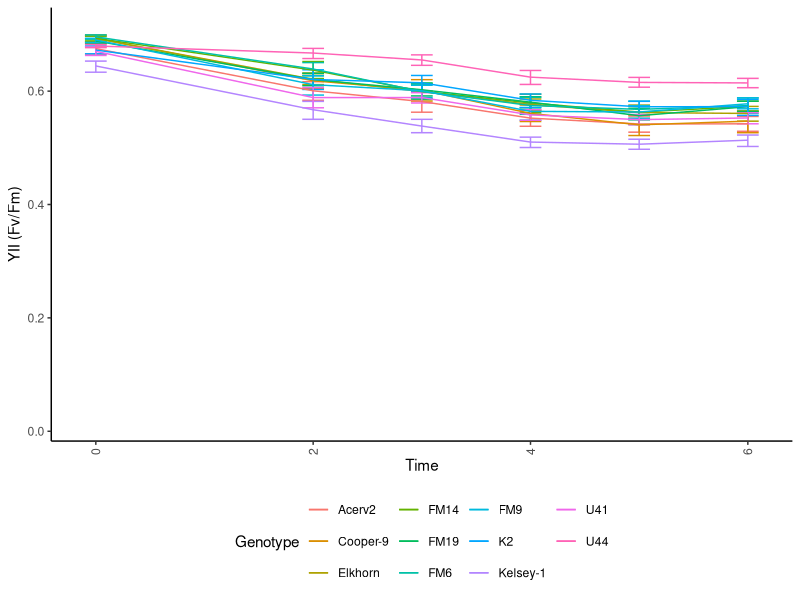
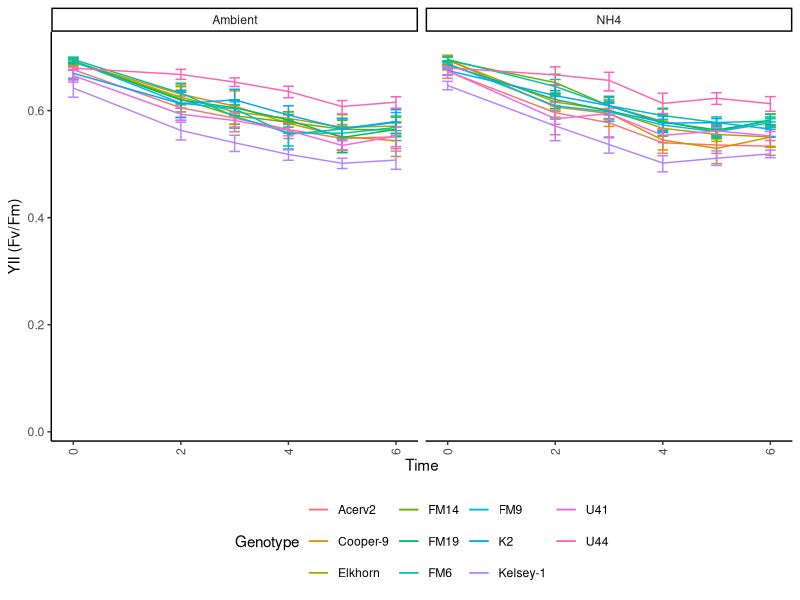
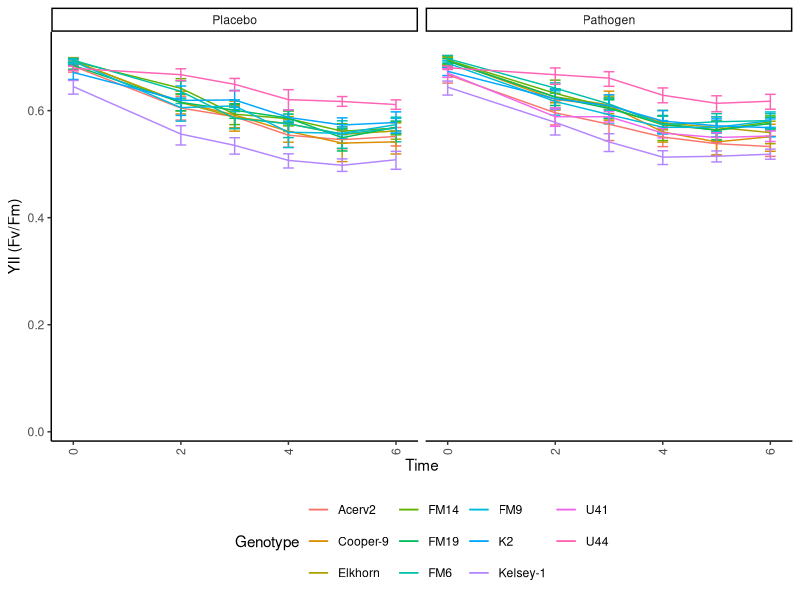
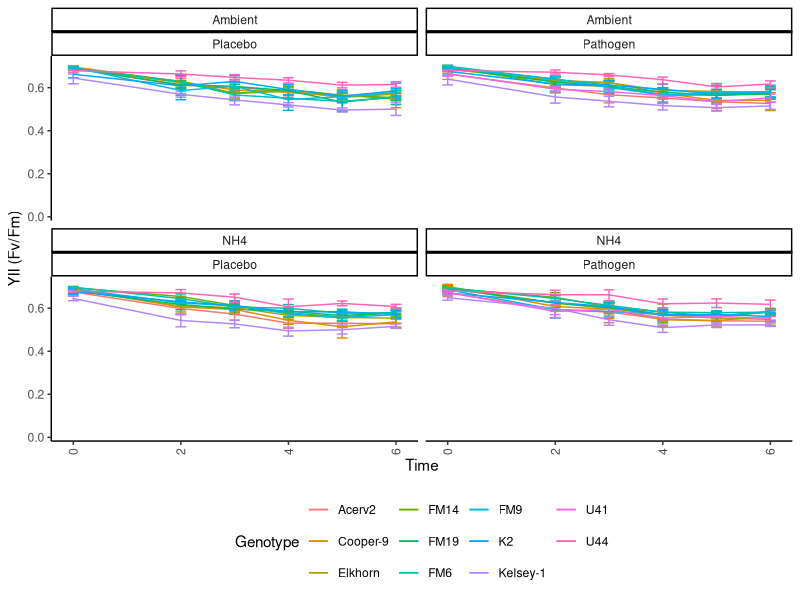
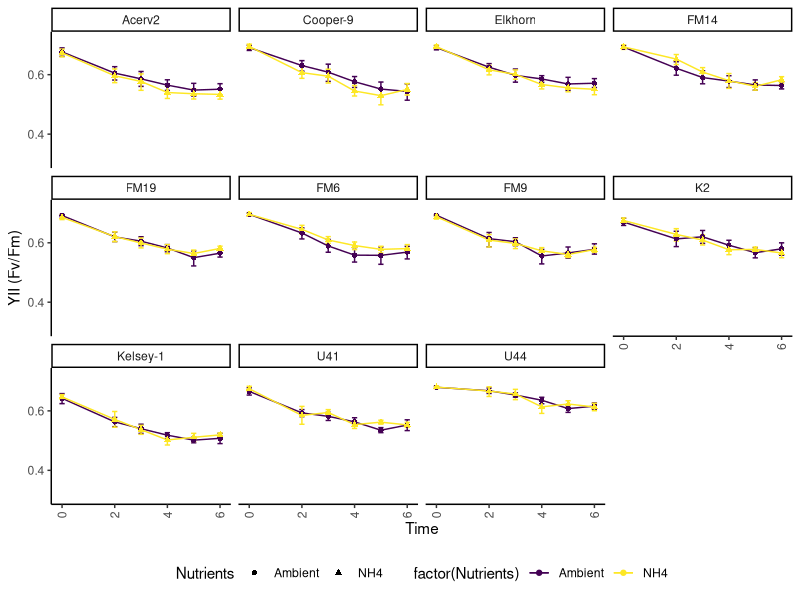
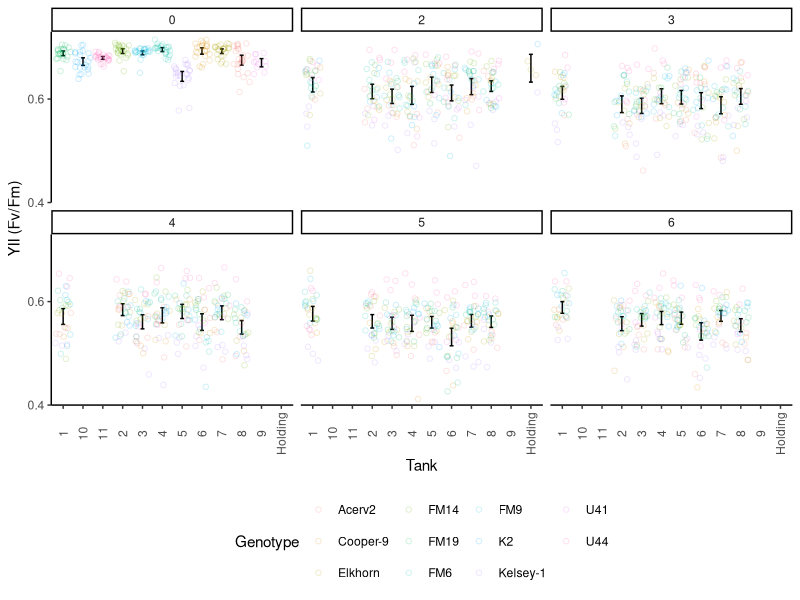
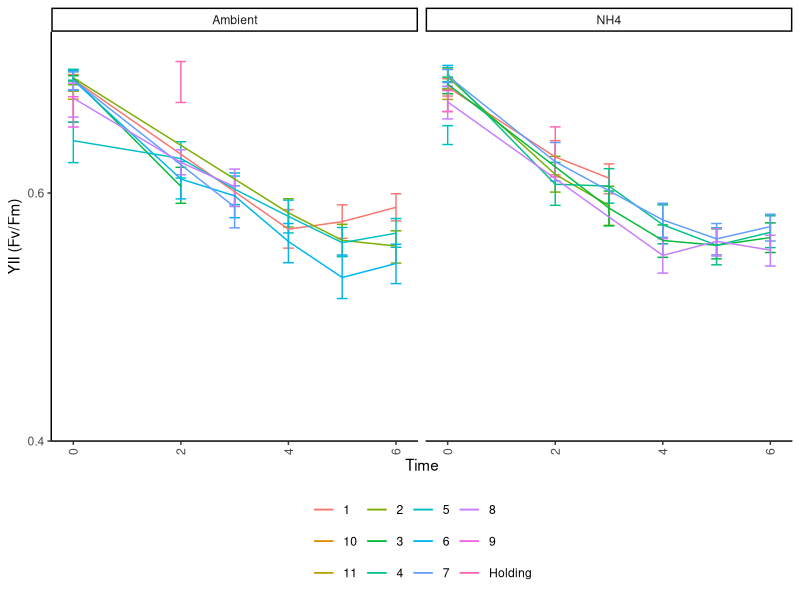
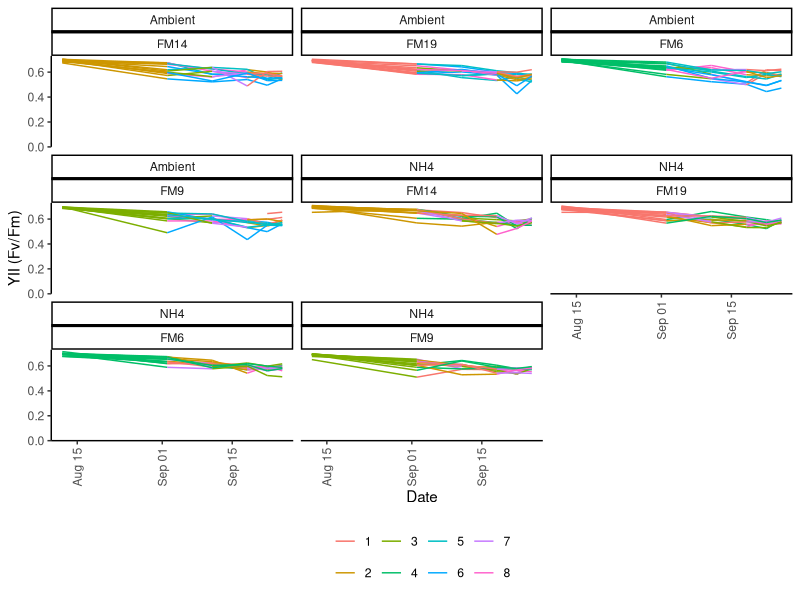

Generate these figures, in order, with R: (Note: this script raises an error after producing the figures.)
## ---- chunk 1
knitr::opts_chunk$set(echo = TRUE, warning=FALSE, message=FALSE, fig.width=7, fig.height=7 )
## ---- chunk 2

# Get all libraries and sources required to run the script

library(dplyr)
library(plyr)
library(reshape2)
library(ggplot2)
library(ggthemes)

theme_set (theme_classic() + theme(panel.grid.major = element_blank(),
                              panel.grid.minor = element_blank(), 
                              axis.line = element_line(colour = "black"),
                              legend.position="none",
                              axis.text.x = element_text(angle = 90, vjust = 0.5),
                              plot.title = element_text(size=12, face="bold"),
                              #panel.border = element_rect(colour = "black", fill=NA, size=1)
                              panel.border = element_blank()
                              ))
## ---- chunk 3

# 1. Import data: 

  # Long format Ssid YII
    YII.Tall<-read.csv("Data/YII_tall.csv")

  # Wide format 
    # YII.wide<- YII.Tall<-readRDS("Data/YII.Wide.rds")
    # YII.Wide<-read.csv("Data/YII_Wide.csv")
  
  #summary(YII.Tall)


# 2. Data clean-up an types: 
  
  # Variable types 
    #YII.nutrients$Time <- as.factor(YII.nutrients$Time)
    YII.Tall$Time<-as.numeric(YII.Tall$Time)
    YII.Tall$Date<-as.Date(YII.Tall$Date, "%Y-%m-%d")
    YII.Tall$Days<-(as.numeric(YII.Tall$Date)-18486)
  
  # Remove-unused data    
    Extras <- YII.Tall[which (YII.Tall$Nutrients=="Extra"), ]
    YII.Tall <- droplevels(YII.Tall[!rownames(YII.Tall) %in%
                                        rownames(Extras), ])
    
    Error <- YII.Tall[which (YII.Tall$YII==0), ]
    YII.Tall <- droplevels(YII.Tall[!rownames(YII.Tall) %in%
                                        rownames(Error), ])
  # Treatments
    YII.Tall$Nutrients<-factor(YII.Tall$Nutrients, 
                             levels= c("Ambient", "NH4"), ordered=TRUE)
    YII.Tall$Disease<-factor(YII.Tall$Disease, 
                             levels= c("Placebo", "Pathogen"), ordered=TRUE)
  # Replicates
    YII.Tall$Tank<-factor(YII.Tall$Tank, ordered=FALSE)
    YII.Tall$Genotype<-factor(YII.Tall$Genotype, ordered=FALSE)
  
  summary(YII.Tall)

# Subset data  
YII.CRF<-YII.Tall[which(YII.Tall$Genotype=='K2'|
                      YII.Tall$Genotype=='U41'|
                      YII.Tall$Genotype=='U44'), ]

YII.UM<-YII.Tall[which(YII.Tall$Genotype=='Acerv2'|
                      YII.Tall$Genotype=='Cooper-9'|
                      YII.Tall$Genotype=='Elkhorn'|
                      YII.Tall$Genotype=='Kelsey-1'), ]

YII.FWC<-YII.Tall[which(YII.Tall$Genotype=='FM14'|
                      YII.Tall$Genotype=='FM6'|
                      YII.Tall$Genotype=='FM19'|
                      YII.Tall$Genotype=='FM9'), ]
## ---- chunk 4
# Genotype

YII_Genet<- ggplot(YII.Tall, aes (Time, YII, colour=Genotype)) +
  stat_summary(fun.data = "mean_cl_boot",geom = "errorbar", width = 0.2 )+
  stat_summary(fun.y=mean, geom="line") + 
  #geom_jitter(alpha=0.5, shape=21)+
  theme(legend.position = "bottom")+
  scale_y_continuous(limits = c(0, .73),
                         breaks = seq(0, 0.7,0.2),  
                         expand = c(0.01, 0.01),
                         name=("YII (Fv/Fm)"))
  
YII_Genet

YII_Genet+ facet_wrap(~Nutrients)
YII_Genet+ facet_wrap(~Disease)
YII_Genet+ facet_wrap(Nutrients~Disease)


YII_Genet<- ggplot(YII.Tall, aes (Time, YII, colour=factor(Nutrients), shape=Nutrients)) +
  stat_summary(fun.data = "mean_cl_boot",geom = "errorbar", width = 0.2 )+
  stat_summary(fun.y=mean, geom="line") + 
  stat_summary(fun.y=mean, geom="point") +
  #geom_jitter(alpha=0.2)+
  theme(legend.position = "bottom")+
  scale_y_continuous(limits = c(0.3, .73),
                         breaks = seq(0, 0.7,0.2),  
                         expand = c(0.01, 0.01),
                         name=("YII (Fv/Fm)"))
YII_Genet+ facet_wrap(~Genotype)
## ---- chunk 5
YII_Tank<- ggplot(YII.Tall, aes (Tank, YII)) +
  stat_summary(fun.data = "mean_cl_boot",geom = "errorbar", width = 0.2 )+
  stat_summary(fun.y=mean, geom="line") + 
  scale_y_continuous(limits = c(0.4, .73),
                         breaks = seq(0, 0.7,0.2),  
                         expand = c(0, 0),
                         name=("YII (Fv/Fm)"))+
  geom_jitter(aes(colour=Genotype), alpha=0.2, shape=21)+
  facet_wrap(~Time) +
  theme(legend.position = "bottom")
YII_Tank

YII_Tank2<- ggplot(YII.Tall, aes (Time, YII, colour=(Tank))) + 
      
  stat_summary(fun.data = "mean_cl_boot",geom = "errorbar", width = 0.2 )+
  stat_summary(fun.y=mean, geom="line") + 
     scale_y_continuous(limits = c(0.4, .73),
                         breaks = seq(0, 0.7,0.2),  
                         expand = c(0, 0),
                         name=("YII (Fv/Fm)"))+
    
    theme(legend.position="bottom",
        legend.title = element_blank(), 
        strip.background =element_rect(fill=NA)) 
YII_Tank2+facet_wrap(~Nutrients)

# YII_Tank+ facet_wrap(Time~Nutrients)
# YII_Tank+ facet_wrap(Time~Disease)
## ---- chunk 6
YII_Frag<- ggplot(YII.FWC, aes (Date, YII, group=(Fragment),
                                    colour=factor(Tank))) + 
      geom_line()+
      
     scale_y_continuous(limits = c(0.0, .73),
                         breaks = seq(0, 0.7,0.2),  
                         expand = c(0, 0),
                         name=("YII (Fv/Fm)"))+
    
    theme(legend.position="bottom",
        legend.title = element_blank(), 
        strip.background =element_rect(fill=NA)) 
YII_Frag+facet_wrap(Nutrients~Genotype)


YII_Frag1 <- ggplot(YII.Tall, aes (Date, YII, group=(Fragment),
                                    colour=factor(Genotype))) + 
      geom_line()+
      
     scale_y_continuous(limits = c(0.4, .73),
                         breaks = seq(0, 0.7,0.2),  
                         expand = c(0, 0),
                         name=("YII (Fv/Fm)"))+
    
    theme(legend.position="bottom",
        legend.title = element_blank(), 
        strip.background =element_rect(fill=NA)) 
YII_Frag1+facet_wrap(~Tank)

## ---- chunk 7

YII_Nutrient<- ggplot(YII.UM, aes (Date, YII,
                                    group=(Genotype),
                                    colour=factor(Genotype))) + 
      
  stat_summary(fun.data = "mean_cl_boot",geom = "errorbar", width = 0.5 )+
  stat_summary(fun.y=mean, geom="line") + 
     scale_y_continuous(limits = c(0.0, .73),
                         breaks = seq(0, 0.7,0.2),  
                         expand = c(0, 0),
                         name=("YII (Fv/Fm)"))+
  geom_vline(xintercept = as.Date("2020-09-14"), linetype=3)+
    
    theme(legend.position="bottom",
        legend.title = element_blank(), 
        strip.background =element_rect(fill=NA)) 
YII_Nutrient+facet_wrap(~Nutrients)

YII_Disease<- ggplot(YII.FWC, aes (Time, YII, group=(Genotype),
                                    colour=factor(Genotype))) + 
      
  stat_summary(fun.data = "mean_cl_boot",geom = "errorbar", width = 0.2 )+
  stat_summary(fun.y=mean, geom="line") + 
     scale_y_continuous(limits = c(0.4, .73),
                         breaks = seq(0, 0.7,0.2),  
                         expand = c(0, 0),
                         name=("YII (Fv/Fm)"))+
    
    theme(legend.position="bottom",
        legend.title = element_blank(), 
        strip.background =element_rect(fill=NA)) 
YII_Disease+facet_wrap(~Disease)

## ---- chunk 8
YII_Genotype<- ggplot(YII.Tall, aes (Date, YII, colour=factor(Nutrients))) +
  stat_summary(fun.data = "mean_cl_boot",geom = "errorbar", width = 0.2 )+
  stat_summary(fun.y=mean, geom="line")
YII_Genotype +  facet_grid (~Disease)
YII_Genotype +  facet_wrap(~Genotype)

YII_Genotype<- ggplot(YII.Tall, aes (Time, YII, colour=factor(Nutrients))) +
  stat_summary(fun.data = "mean_cl_boot",geom = "errorbar", width = 0.2 )+
  stat_summary(fun.y=mean, geom="line")
YII_Genotype + facet_grid (Genotype~.)

YII_Genotype<- ggplot(YII.Tall, aes (Time, YII, colour=factor(Fragment))) +
  # stat_summary(fun.data = "mean_cl_boot",geom = "errorbar", width = 0.2 )+
  #stat_summary(fun.y=mean, geom="point", size =3, alpha=0.5) +
  stat_summary(fun.y=mean, geom="line") +   theme_gdocs()
YII_Genotype + ylim(0.2, 0.65) + facet_grid (Genotype~Nutrients) + theme(legend.position="none")
  # xlim(as.Date(c("2017-11-01", "2018-02-30")))

# Nutrients

YII_Treat<- ggplot(YII.Tall, aes (Date, YII, colour=factor(Nutrients))) +   stat_summary(fun.data = "mean_cl_boot",geom = "errorbar", width = 0.2)+
  stat_summary(fun.y=mean, geom="point", size =3, alpha=0.5) +
  stat_summary(fun.y=mean, geom="line") + theme_gdocs()
YII_Treat  + ylim(0.2, 0.7) #+ xlim(as.Date(c("2017-11-01", "2018-01-20"))) +
   #facet_grid (~Replicate)  #+ geom_jitter()

YII_Date <- ggplot(YII.Tall, aes (Nutrients, YII, colour=factor(Nutrients))) +
  stat_summary(fun.data = "mean_cl_boot",geom = "errorbar", width = 0.2)+
  stat_summary(fun.y=mean, geom="point", size =3, alpha=0.5) +
  theme_gdocs() 
YII_Date + facet_grid (Genotype~Date) + theme(legend.position="none")

## ---- chunk 9

# After nutrients 

YII.nutrients<-YII.Tall[which(YII.Tall$Time>4),]

YII_Genotype<- ggplot(YII.nutrients, aes (Date, YII, colour=factor(Genotype))) +
  stat_summary(fun.data = "mean_cl_boot",geom = "errorbar", width = 0.2 )+
  #stat_summary(fun.y=mean, geom="point", size =3, alpha=0.5) +
  stat_summary(fun.y=mean, geom="line") +   theme_gdocs()
YII_Genotype + ylim(0.2, 0.7) + facet_grid (Nutrients~.)

YII_Nut<- ggplot(YII.nutrients, aes (Date, YII, colour=factor(Nutrients))) +
  stat_summary(fun.data = "mean_cl_boot",geom = "errorbar", width = 0.2 )+
  stat_summary(fun.y=mean, geom="point", size =3, alpha=0.5) +
  stat_summary(fun.y=mean, geom="line") +   theme_gdocs()
YII_Nut + ylim(0.2, 0.7) +  facet_wrap (~Genotype) 

YII_Nut<- ggplot(YII.nutrients, aes (Date, YII, colour=factor(Nutrients))) +
  stat_summary(fun.data = "mean_cl_boot",geom = "errorbar", width = 0.2 )+
  stat_summary(fun.y=mean, geom="point", size =3, alpha=0.5) +
  stat_summary(fun.y=mean, geom="line") +   theme_gdocs()
YII_Nut + ylim(0.2, 0.7)


YII_Date_Nut<- ggplot(YII.nutrients, aes (Nutrients, YII, colour=factor(Nutrients))) +
  stat_summary(fun.data = "mean_cl_boot",geom = "errorbar", width = 0.2 )+
  stat_summary(fun.y=mean, geom="point", size =3, alpha=0.5) +
  stat_summary(fun.y=mean, geom="line") +   theme_gdocs()
YII_Date_Nut + ylim(0.2, 0.7) +   facet_grid (~Date) 
  # + xlim(as.Date(c("2017-11-01", "2018-01-20")))


YII_VariationOverTime <- ggplot(YII.Tall, aes (Time, YII, colour=factor(Genotype)))+ 
  geom_point() + facet_wrap (~Nutrients)

library(lattice)
xyplot(YII ~ Time | Nutrients, data=YII.nutrients, type=c("p", "r"), ylim=c(0.0, 0.7))
## ---- chunk 10

Survivors  <- YII.nutrients[, c("Fragment", "Days", "Genotype", "Nutrients")]
  library(plyr)
  SurvivorsFrecuency<-as.data.frame(xtabs(~ Days + Nutrients, Survivors))
  write.csv(SurvivorsFrecuency, "SurvivorsFrecuency.csv")

YII_Genotype<- ggplot(YII.nutrients, aes (Days, YII, colour=factor(Genotype))) +
  stat_summary(fun.data = "mean_cl_boot",geom = "errorbar", width = 0.2 )+
  #stat_summary(fun.y=mean, geom="point", size =3, alpha=0.5) +
  stat_summary(fun.y=mean, geom="line") +   theme_gdocs()
YII_Genotype + ylim(0.45, 0.65) + facet_grid (~Nutrients)

YII_Nutrients<- ggplot(YII.nutrients, aes (Days, YII, colour=Nutrients)) +
  stat_summary(fun.data = "mean_cl_boot",geom = "errorbar", 
               width = 0.2, position = position_dodge(width = 2) )+
  #stat_summary(fun.y=mean, geom="point", size =3, alpha=0.5) +
  stat_summary(fun.y=mean, geom="line") +   theme_bw () + ggtitle("B.")+
  theme(plot.background=element_blank(), 
            panel.border = element_blank(),
            axis.line = element_line(colour = "black"),
            panel.grid.major = element_blank(),
            panel.grid.minor = element_blank(),
            legend.position="bottom",
            strip.background = element_rect(fill="white")) +
      annotate("rect", xmin= 2, xmax = 91,
               ymin = 0.1, ymax =0.2, fill="blue", alpha = .04)+
      annotate("rect", xmin= 79, xmax = 90,
               ymin = 0.1, ymax = .7, fill="orange", alpha = .04)+
      annotate("rect", xmin= 90, xmax = 113,
               ymin = 0.1, ymax = 0.7, fill="red", alpha = .04)+
       scale_y_continuous(limits = c(0.1, 0.7),
                         breaks = seq(0.2, 0.6,0.2),  
                         expand = c(0, 0),
                         name=("YII (Fv/Fm)")) +
      scale_x_continuous(name="Days in the experiment",
                         limits = c(-2,115),
                         breaks = seq(0, 110, 15),  
                         expand = c(0, 0)) + 
    facet_grid (Genotype~., labeller = labeller(Genotype=c(`Green` = "A.cer_1", 
                                    `Green and Orange` = "A.cer_2",
                                    `Orange` = "A.cer_3", 
                                    `Red and Orange` = "A.cer_4",
                                    `Red and Yellow` = "A.cer_5")))
YII_Nutrients 

    ggsave(file="5.3B_YII.svg", plot=YII_Nutrients, width=3.0, height=6)
    ggsave(file="5.3B_YII_NOGenotype.svg", plot=YII_Nutrients, width=3.0, height=3)


# Libraries 
  library(lme4)
  library(multcomp)
  library(multcompView)
  library(lsmeans)
      library(emmeans)
  library(effects)
  library(lmerTest)

# More complex model 
    
YII.nutrients<-subset(YII.nutrients, Days<120)
YII.nutrients$DayF<-as.factor(YII.nutrients$Days)

LM_1 <- lmer(YII ~ Nutrients * DayF + 
                             (1|Genotype/Fragment), REML=TRUE, data= YII.nutrients)

step(LM_1)
LM_2 <- lmer(YII ~ Nutrients * Days + 
                             (Nutrients|Genotype), REML=TRUE,  data= YII.nutrients)
 
LM_3 <- lmer(YII ~ Nutrients * Days + 
                             (1|Genotype), REML=TRUE, data= YII.nutrients)
 
LM_4 <- lm(YII ~ Nutrients * Days, REML = FALSE, data= YII.nutrients)

# Select model

anova(LM_1, LM_2, refit=FALSE)
anova(LM_2, LM_3, refit=FALSE)
anova(LM_3, LM_4)
 
# Final mdel 
LM_Nutrients_Days<-lmer(YII ~ Nutrients * Days + 
                             (Nutrients|Genotype), data= YII.nutrients)
  anova(LM_1)
  summary(LM_1)
  coef(LM_1)
  fitted(LM_1)
      
      layout(matrix(1:4,2,2))  
      plot(LM_1)  
      
plot(Effect(c("Nutrients","DayF"), LM_1), x.var="DayF", multiline=T, ci.style="bars")

#  Pair-wise comparisons
cld(emmeans(LM_1, "Nutrients"))
YIIAcerEmm<-cld(emmeans(LM_1, specs = c("Nutrients", "DayF")))
write.csv(YIIAcerEmm, "YIIAcerEmm.csv")

## ---- chunk 11


# Last Data Point before nutrients 

  lastYII_BN<-ggplot (YII.Wide, aes(Genotype.5, YII.5, colour=factor(Nutrients.5)))
  lastYII_BN + stat_summary(fun.data = "mean_cl_boot",geom = "errorbar", width = 0.2)+
     stat_summary(fun.y=mean, geom="point", size =3, alpha=0.5) + theme_gdocs()
  
  LM_TC_B<-lm(YII.5~Nutrients.5*Genotype.5, data = YII.Wide)
  
  anova(LM_TC_B)
  TukeyHSD(aov(LM_TC_B))
  
  cld(lsmeans(LM_TC_B, "Nutrients.5"))
  cld(lsmeans(LM_TC_B, "Genotype.5"))
  cld(lsmeans(LM_TC_B, specs = c("Nutrients.5", "Genotype.5")))

# Last Data Point After nutrients 

lastYII_BN<-ggplot (YII.Wide, aes(Genotype.13, YII.13, colour=factor(Nutrients.13)))
  lastYII_BN + stat_summary(fun.data = "mean_cl_boot",geom = "errorbar", width = 0.2)+
     stat_summary(fun.y=mean, geom="point", size =3, alpha=0.12) + theme_gdocs()
  
  LM_TC_B<-lm(YII.12~Nutrients.12*Genotype.12, data = YII.Wide)
  
  anova(LM_TC_B)
  TukeyHSD(aov(LM_TC_B))
  
  cld(lsmeans(LM_TC_B, "Nutrients.12"))
  cld(lsmeans(LM_TC_B, "Genotype.12"))
  cld(lsmeans(LM_TC_B, specs = c("Nutrients.12", "Genotype.12")))

## ---- chunk 12
# Creates bibliography 
#knitr::write_bib(c(.packages()), "packages.bib")
